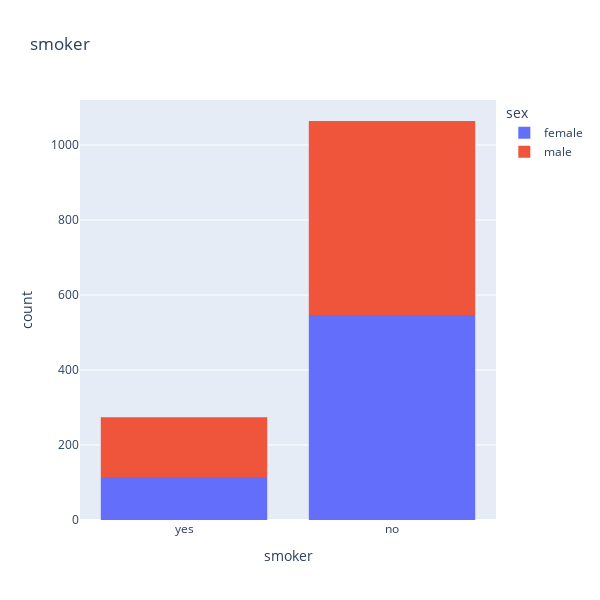

Notebook code for this chart:
### Code cell
fig = px.histogram(df, x='smoker', color = 'sex', title = 'smoker')
fig.update_layout(
                 width = 600,
                 height = 600,
                    )

### Figure 1 — Plotly figure (JSON) as saved in the notebook; plotly's stock layout.template omitted (floating-point values rounded to 4 significant figures; data arrays with more than 128 entries replaced by an {"elided": "..."} marker saying what was removed)
{"data": [{"bingroup": "x", "hovertemplate": "sex=female<br>smoker=%{x}<br>count=%{y}<extra></extra>", "legendgroup": "female", "marker": {"color": "#636efa", "pattern": {"shape": ""}}, "name": "female", "orientation": "v", "showlegend": true, "type": "histogram", "x": {"elided": "662 str values"}, "xaxis": "x", "yaxis": "y"}, {"bingroup": "x", "hovertemplate": "sex=male<br>smoker=%{x}<br>count=%{y}<extra></extra>", "legendgroup": "male", "marker": {"color": "#EF553B", "pattern": {"shape": ""}}, "name": "male", "orientation": "v", "showlegend": true, "type": "histogram", "x": {"elided": "676 str values"}, "xaxis": "x", "yaxis": "y"}], "layout": {"barmode": "relative", "height": 600, "legend": {"title": {"text": "sex"}, "tracegroupgap": 0}, "title": {"text": "smoker"}, "width": 600, "xaxis": {"anchor": "y", "domain": [0, 1], "title": {"text": "smoker"}}, "yaxis": {"anchor": "x", "domain": [0, 1], "title": {"text": "count"}}}}
